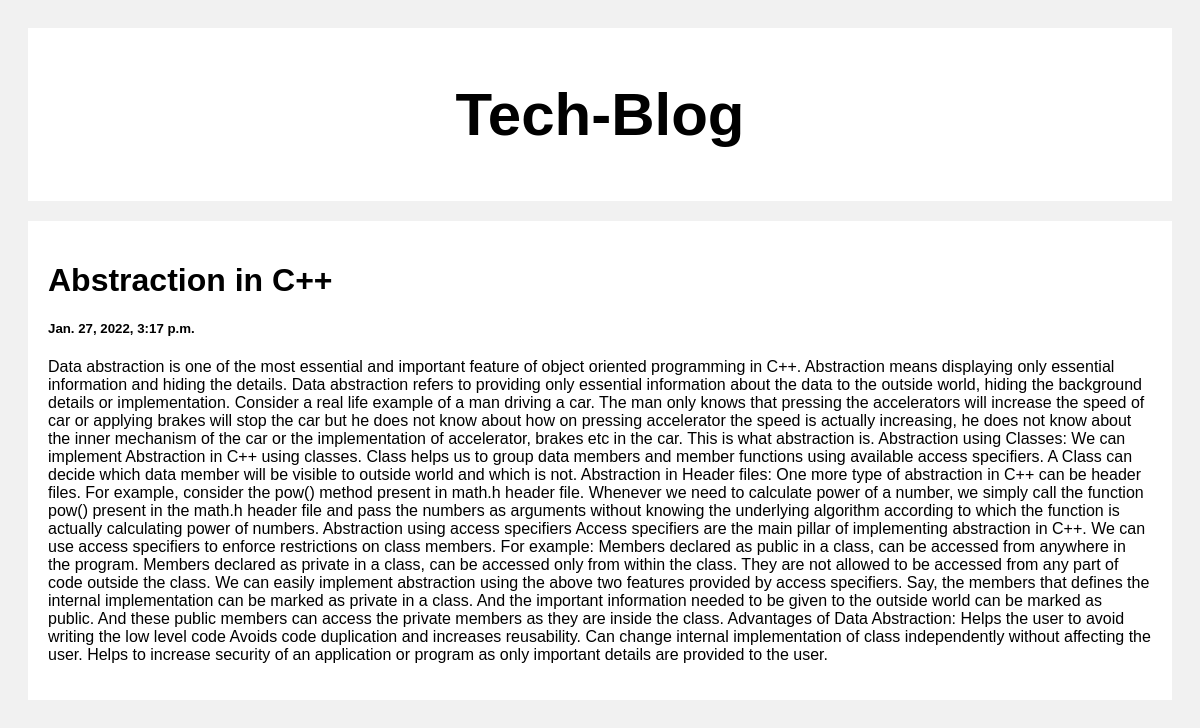
Screenshot of /post/3 with the database file from the repository.
### posts/models.py (models this page shows)
class Post(models.Model):
    title = models.CharField(max_length=100)
    body = models.CharField(max_length=1000000)
    created_at = models.DateTimeField(default=datetime.now, blank=True)

### posts/views.py (the view)
# urls.py: path('post/<str:pk>', views.post, name='post')
def post(request, pk):
    posts = Post.objects.get(id=pk)
    return render(request, 'posts.html', {'posts':posts})

### templates/posts.html (shortened to what this page needs)
<!DOCTYPE html>
<html>
<head>
</head>
<body>
<div class="header">
  <h2>Tech-Blog</h2>
</div>
<div class="row">
  <div class="leftcolumn">
    <div class="card">
        <h1>{{posts.title}}</h1>
        <h5>{{posts.created_at}}</h5>
        <p>{{posts.body}}</p>
    </div>
  </div>
</div>
</body>
</html>

### templates/posts.html (style rules this page uses)
* { box-sizing: border-box; }
body { font-family: Arial; padding: 20px; background: #f1f1f1; }
.header { padding: 2px; font-size: 40px; text-align: center; background: white; }
.leftcolumn { float: left; width: 100%; }
.card { background-color: white; padding: 20px; margin-top: 20px; }
.row:after { content: ""; display: table; clear: both; }

### rows the page displays
Post: title "Abstraction in C++", created_at "Jan. 27, 2022, 3:17 p.m.", body "Data abstraction is one of the most essential and important feature of object oriented programming in C++. Abstraction means displaying only essential information and hiding the details. Data abstraction refers to providing only essential information about the data to the outside world, hiding the background details or implementation. Consider a real life example of a man driving a car. The man only knows that pressing the accelerators will increase the speed of car or applying brakes will stop the car but he does not know about how on pressing accelerator the speed is actually increasing, he does not know about the inner mechanism of the car or the implementation of accelerator, brakes etc…"
